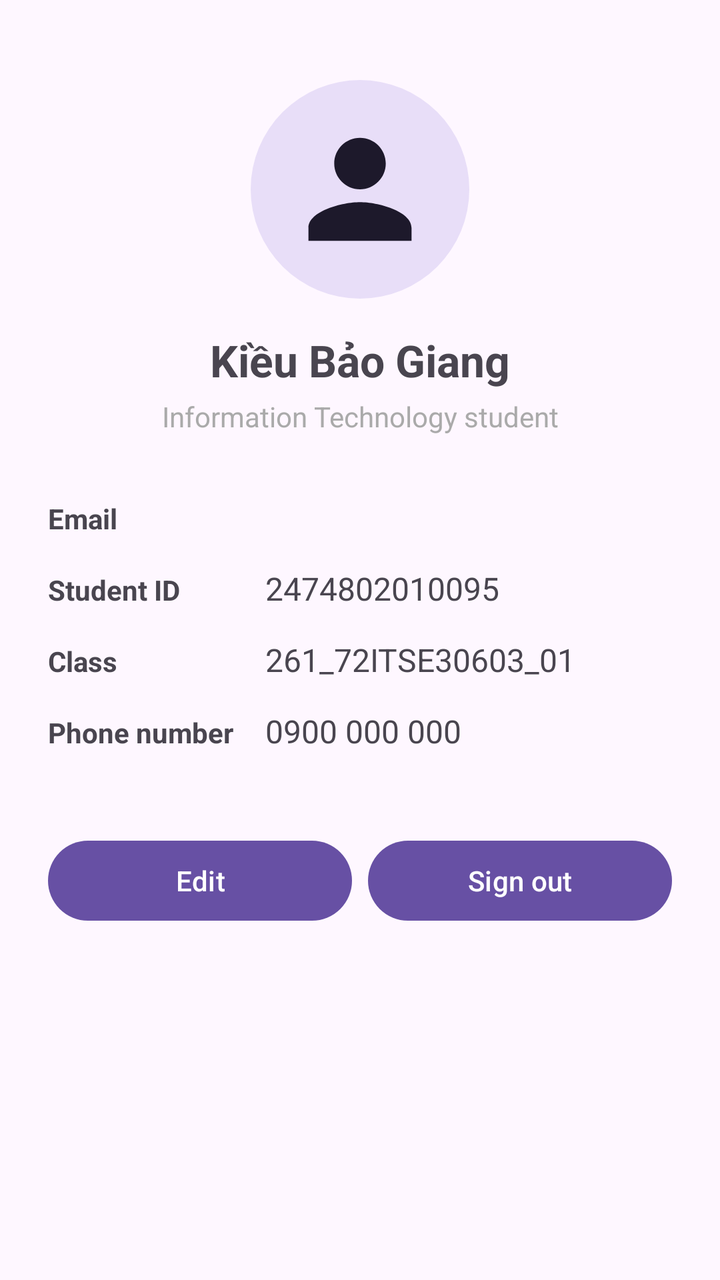
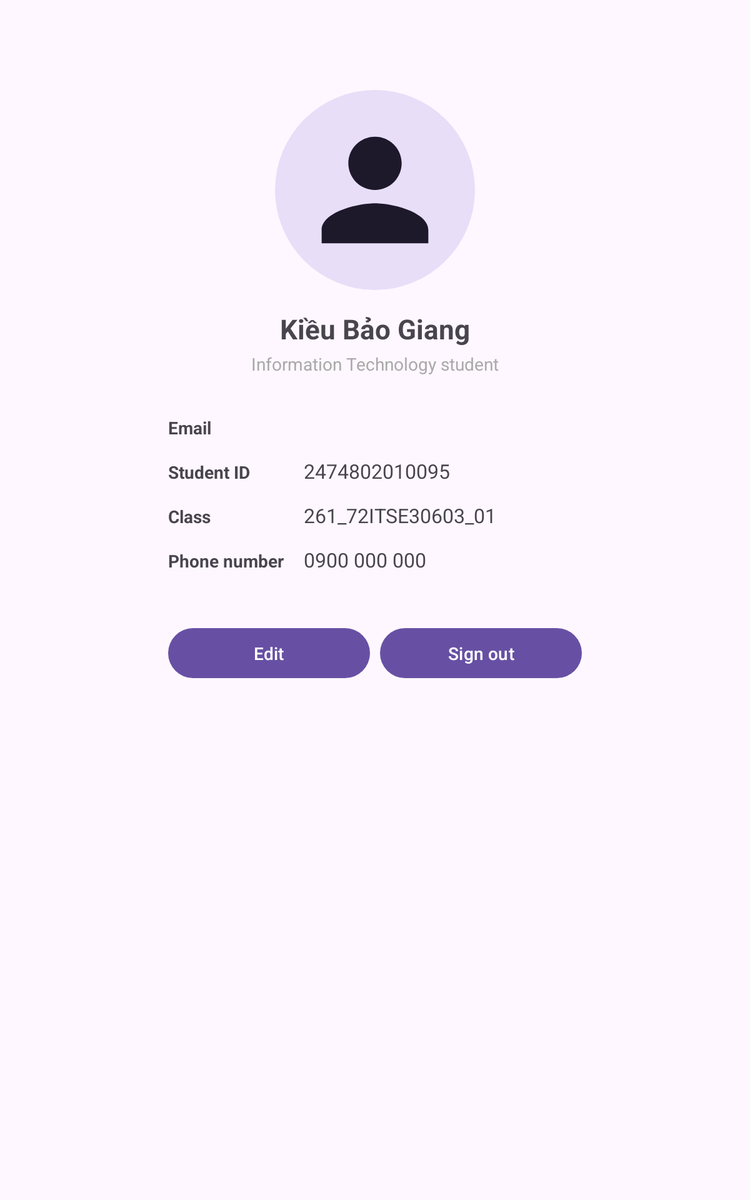

Compare how this app lays out the same screen by default and in its alternative resource folder. The renders come first, then the two layout files and the values they reference.
<!-- AndroidManifest.xml: application theme Theme.Lab2_Layout_ViewBinding -->
<!-- res/layout/activity_profile.xml -->
<?xml version="1.0" encoding="utf-8"?>
<ScrollView xmlns:android="http://schemas.android.com/apk/res/android"
    xmlns:app="http://schemas.android.com/apk/res-auto"
    android:layout_width="match_parent"
    android:layout_height="match_parent"
    android:fillViewport="true">

    <androidx.constraintlayout.widget.ConstraintLayout
        android:layout_width="match_parent"
        android:layout_height="wrap_content"
        android:padding="24dp">

        <com.google.android.material.imageview.ShapeableImageView
            android:id="@+id/imgAvatar"
            android:layout_width="0dp"
            android:layout_height="0dp"
            android:layout_marginTop="16dp"
            android:background="?attr/colorSecondaryContainer"
            android:contentDescription="@string/avatar_desc"
            android:src="@drawable/ic_avatar"
            app:contentPadding="16dp"
            app:layout_constraintDimensionRatio="H,1:1"
            app:layout_constraintEnd_toEndOf="parent"
            app:layout_constraintStart_toStartOf="parent"
            app:layout_constraintTop_toTopOf="parent"
            app:layout_constraintWidth_percent="0.35"
            app:shapeAppearanceOverlay="@style/ShapeAppearance.Lab2.Circle" />

        <TextView
            android:id="@+id/tvFullName"
            android:layout_width="wrap_content"
            android:layout_height="wrap_content"
            android:layout_marginTop="16dp"
            android:text="@string/profile_name"
            android:textSize="22sp"
            android:textStyle="bold"
            app:layout_constraintEnd_toEndOf="parent"
            app:layout_constraintStart_toStartOf="parent"
            app:layout_constraintTop_toBottomOf="@id/imgAvatar" />

        <TextView
            android:id="@+id/tvRole"
            android:layout_width="wrap_content"
            android:layout_height="wrap_content"
            android:layout_marginTop="4dp"
            android:text="@string/profile_role"
            android:textColor="@android:color/darker_gray"
            android:textSize="14sp"
            app:layout_constraintEnd_toEndOf="parent"
            app:layout_constraintStart_toStartOf="parent"
            app:layout_constraintTop_toBottomOf="@id/tvFullName" />

        
        <androidx.constraintlayout.widget.Barrier
            android:id="@+id/barrierLabel"
            android:layout_width="wrap_content"
            android:layout_height="wrap_content"
            app:barrierDirection="end"
            app:constraint_referenced_ids="tvLabelEmail,tvLabelMssv,tvLabelClass,tvLabelPhone" />

        
        <TextView
            android:id="@+id/tvLabelEmail"
            android:layout_width="wrap_content"
            android:layout_height="wrap_content"
            android:layout_marginTop="32dp"
            android:text="@string/label_email"
            android:textStyle="bold"
            app:layout_constraintStart_toStartOf="parent"
            app:layout_constraintTop_toBottomOf="@id/tvRole" />

        <TextView
            android:id="@+id/tvValueEmail"
            android:layout_width="0dp"
            android:layout_height="wrap_content"
            android:layout_marginStart="16dp"
            android:textSize="16sp"
            app:layout_constraintBaseline_toBaselineOf="@id/tvLabelEmail"
            app:layout_constraintEnd_toEndOf="parent"
            app:layout_constraintStart_toEndOf="@id/barrierLabel" />

        
        <TextView
            android:id="@+id/tvLabelMssv"
            android:layout_width="wrap_content"
            android:layout_height="wrap_content"
            android:layout_marginTop="16dp"
            android:text="@string/label_mssv"
            android:textStyle="bold"
            app:layout_constraintStart_toStartOf="parent"
            app:layout_constraintTop_toBottomOf="@id/tvValueEmail" />

        <TextView
            android:id="@+id/tvValueMssv"
            android:layout_width="0dp"
            android:layout_height="wrap_content"
            android:layout_marginStart="16dp"
            android:text="@string/value_mssv"
            android:textSize="16sp"
            app:layout_constraintBaseline_toBaselineOf="@id/tvLabelMssv"
            app:layout_constraintEnd_toEndOf="parent"
            app:layout_constraintStart_toEndOf="@id/barrierLabel" />

        
        <TextView
            android:id="@+id/tvLabelClass"
            android:layout_width="wrap_content"
            android:layout_height="wrap_content"
            android:layout_marginTop="16dp"
            android:text="@string/label_class"
            android:textStyle="bold"
            app:layout_constraintStart_toStartOf="parent"
            app:layout_constraintTop_toBottomOf="@id/tvValueMssv" />

        <TextView
            android:id="@+id/tvValueClass"
            android:layout_width="0dp"
            android:layout_height="wrap_content"
            android:layout_marginStart="16dp"
            android:text="@string/value_class"
            android:textSize="16sp"
            app:layout_constraintBaseline_toBaselineOf="@id/tvLabelClass"
            app:layout_constraintEnd_toEndOf="parent"
            app:layout_constraintStart_toEndOf="@id/barrierLabel" />

        
        <TextView
            android:id="@+id/tvLabelPhone"
            android:layout_width="wrap_content"
            android:layout_height="wrap_content"
            android:layout_marginTop="16dp"
            android:text="@string/label_phone"
            android:textStyle="bold"
            app:layout_constraintStart_toStartOf="parent"
            app:layout_constraintTop_toBottomOf="@id/tvValueClass" />

        <TextView
            android:id="@+id/tvValuePhone"
            android:layout_width="0dp"
            android:layout_height="wrap_content"
            android:layout_marginStart="16dp"
            android:text="@string/value_phone"
            android:textSize="16sp"
            app:layout_constraintBaseline_toBaselineOf="@id/tvLabelPhone"
            app:layout_constraintEnd_toEndOf="parent"
            app:layout_constraintStart_toEndOf="@id/barrierLabel" />

        
        <Button
            android:id="@+id/btnEdit"
            android:layout_width="0dp"
            android:layout_height="wrap_content"
            android:layout_marginTop="40dp"
            android:layout_marginEnd="8dp"
            android:text="@string/btn_edit"
            app:layout_constraintEnd_toStartOf="@id/btnLogout"
            app:layout_constraintHorizontal_chainStyle="spread"
            app:layout_constraintHorizontal_weight="1"
            app:layout_constraintStart_toStartOf="parent"
            app:layout_constraintTop_toBottomOf="@id/tvValuePhone" />

        <Button
            android:id="@+id/btnLogout"
            android:layout_width="0dp"
            android:layout_height="wrap_content"
            android:text="@string/btn_logout"
            app:layout_constraintEnd_toEndOf="parent"
            app:layout_constraintHorizontal_weight="1"
            app:layout_constraintStart_toEndOf="@id/btnEdit"
            app:layout_constraintTop_toTopOf="@id/btnEdit" />

    </androidx.constraintlayout.widget.ConstraintLayout>
</ScrollView>
<!-- resources referenced by this layout -->
<resources>
  <!-- drawable ic_avatar (drawable) -->
  <?xml version="1.0" encoding="utf-8"?>
  <vector xmlns:android="http://schemas.android.com/apk/res/android"
      android:width="24dp"
      android:height="24dp"
      android:tint="?attr/colorOnSecondaryContainer"
      android:viewportWidth="24"
      android:viewportHeight="24">
      <path
          android:fillColor="@android:color/white"
          android:pathData="M12,12c2.21,0 4,-1.79 4,-4s-1.79,-4 -4,-4 -4,1.79 -4,4 1.79,4 4,4zM12,14c-2.67,0 -8,1.34 -8,4v2h16v-2c0,-2.66 -5.33,-4 -8,-4z" />
  </vector>
  <string name="avatar_desc">Profile picture</string>
  <string name="btn_edit">Edit</string>
  <string name="btn_logout">Sign out</string>
  <string name="label_class">Class</string>
  <string name="label_email">Email</string>
  <string name="label_mssv">Student ID</string>
  <string name="label_phone">Phone number</string>
  <string name="profile_name" translatable="false">Kiều Bảo Giang</string>
  <string name="profile_role">Information Technology student</string>
  <string name="value_class" translatable="false">261_72ITSE30603_01</string>
  <string name="value_mssv" translatable="false">2474802010095</string>
  <string name="value_phone" translatable="false">0900 000 000</string>
  <style name="ShapeAppearance.Lab2.Circle" parent="">
          <item name="cornerFamily">rounded</item>
          <item name="cornerSize">50%</item>
      </style>
  <style name="Theme.Lab2_Layout_ViewBinding" parent="Base.Theme.Lab2_Layout_ViewBinding" />
  <style name="Base.Theme.Lab2_Layout_ViewBinding" parent="Theme.Material3.DayNight.NoActionBar">
          
      </style>
</resources>
<!-- res/layout-sw600dp/activity_profile.xml (the repository's variant of the layout above) -->
<!-- drawn on a 7-inch tablet held upright -->
<?xml version="1.0" encoding="utf-8"?>
<ScrollView xmlns:android="http://schemas.android.com/apk/res/android"
    xmlns:app="http://schemas.android.com/apk/res-auto"
    android:layout_width="match_parent"
    android:layout_height="match_parent"
    android:fillViewport="true">

    <androidx.constraintlayout.widget.ConstraintLayout
        android:layout_width="match_parent"
        android:layout_height="wrap_content"
        android:padding="24dp">

        <androidx.constraintlayout.widget.Guideline
            android:id="@+id/guideStart"
            android:layout_width="wrap_content"
            android:layout_height="wrap_content"
            android:orientation="vertical"
            app:layout_constraintGuide_percent="0.2" />

        <androidx.constraintlayout.widget.Guideline
            android:id="@+id/guideEnd"
            android:layout_width="wrap_content"
            android:layout_height="wrap_content"
            android:orientation="vertical"
            app:layout_constraintGuide_percent="0.8" />

        <com.google.android.material.imageview.ShapeableImageView
            android:id="@+id/imgAvatar"
            android:layout_width="160dp"
            android:layout_height="0dp"
            android:layout_marginTop="48dp"
            android:background="?attr/colorSecondaryContainer"
            android:contentDescription="@string/avatar_desc"
            android:src="@drawable/ic_avatar"
            app:contentPadding="16dp"
            app:layout_constraintDimensionRatio="1:1"
            app:layout_constraintEnd_toEndOf="parent"
            app:layout_constraintStart_toStartOf="parent"
            app:layout_constraintTop_toTopOf="parent"
            app:shapeAppearanceOverlay="@style/ShapeAppearance.Lab2.Circle" />

        <TextView
            android:id="@+id/tvFullName"
            android:layout_width="wrap_content"
            android:layout_height="wrap_content"
            android:layout_marginTop="16dp"
            android:text="@string/profile_name"
            android:textSize="22sp"
            android:textStyle="bold"
            app:layout_constraintEnd_toEndOf="parent"
            app:layout_constraintStart_toStartOf="parent"
            app:layout_constraintTop_toBottomOf="@id/imgAvatar" />

        <TextView
            android:id="@+id/tvRole"
            android:layout_width="wrap_content"
            android:layout_height="wrap_content"
            android:layout_marginTop="4dp"
            android:text="@string/profile_role"
            android:textColor="@android:color/darker_gray"
            android:textSize="14sp"
            app:layout_constraintEnd_toEndOf="parent"
            app:layout_constraintStart_toStartOf="parent"
            app:layout_constraintTop_toBottomOf="@id/tvFullName" />

        
        <androidx.constraintlayout.widget.Barrier
            android:id="@+id/barrierLabel"
            android:layout_width="wrap_content"
            android:layout_height="wrap_content"
            app:barrierDirection="end"
            app:constraint_referenced_ids="tvLabelEmail,tvLabelMssv,tvLabelClass,tvLabelPhone" />

        
        <TextView
            android:id="@+id/tvLabelEmail"
            android:layout_width="wrap_content"
            android:layout_height="wrap_content"
            android:layout_marginTop="32dp"
            android:text="@string/label_email"
            android:textStyle="bold"
            app:layout_constraintStart_toStartOf="@id/guideStart"
            app:layout_constraintTop_toBottomOf="@id/tvRole" />

        <TextView
            android:id="@+id/tvValueEmail"
            android:layout_width="0dp"
            android:layout_height="wrap_content"
            android:layout_marginStart="16dp"
            android:textSize="16sp"
            app:layout_constraintBaseline_toBaselineOf="@id/tvLabelEmail"
            app:layout_constraintEnd_toEndOf="@id/guideEnd"
            app:layout_constraintStart_toEndOf="@id/barrierLabel" />

        
        <TextView
            android:id="@+id/tvLabelMssv"
            android:layout_width="wrap_content"
            android:layout_height="wrap_content"
            android:layout_marginTop="16dp"
            android:text="@string/label_mssv"
            android:textStyle="bold"
            app:layout_constraintStart_toStartOf="@id/guideStart"
            app:layout_constraintTop_toBottomOf="@id/tvValueEmail" />

        <TextView
            android:id="@+id/tvValueMssv"
            android:layout_width="0dp"
            android:layout_height="wrap_content"
            android:layout_marginStart="16dp"
            android:text="@string/value_mssv"
            android:textSize="16sp"
            app:layout_constraintBaseline_toBaselineOf="@id/tvLabelMssv"
            app:layout_constraintEnd_toEndOf="@id/guideEnd"
            app:layout_constraintStart_toEndOf="@id/barrierLabel" />

        
        <TextView
            android:id="@+id/tvLabelClass"
            android:layout_width="wrap_content"
            android:layout_height="wrap_content"
            android:layout_marginTop="16dp"
            android:text="@string/label_class"
            android:textStyle="bold"
            app:layout_constraintStart_toStartOf="@id/guideStart"
            app:layout_constraintTop_toBottomOf="@id/tvValueMssv" />

        <TextView
            android:id="@+id/tvValueClass"
            android:layout_width="0dp"
            android:layout_height="wrap_content"
            android:layout_marginStart="16dp"
            android:text="@string/value_class"
            android:textSize="16sp"
            app:layout_constraintBaseline_toBaselineOf="@id/tvLabelClass"
            app:layout_constraintEnd_toEndOf="@id/guideEnd"
            app:layout_constraintStart_toEndOf="@id/barrierLabel" />

        
        <TextView
            android:id="@+id/tvLabelPhone"
            android:layout_width="wrap_content"
            android:layout_height="wrap_content"
            android:layout_marginTop="16dp"
            android:text="@string/label_phone"
            android:textStyle="bold"
            app:layout_constraintStart_toStartOf="@id/guideStart"
            app:layout_constraintTop_toBottomOf="@id/tvValueClass" />

        <TextView
            android:id="@+id/tvValuePhone"
            android:layout_width="0dp"
            android:layout_height="wrap_content"
            android:layout_marginStart="16dp"
            android:text="@string/value_phone"
            android:textSize="16sp"
            app:layout_constraintBaseline_toBaselineOf="@id/tvLabelPhone"
            app:layout_constraintEnd_toEndOf="@id/guideEnd"
            app:layout_constraintStart_toEndOf="@id/barrierLabel" />

        
        <Button
            android:id="@+id/btnEdit"
            android:layout_width="0dp"
            android:layout_height="wrap_content"
            android:layout_marginTop="40dp"
            android:layout_marginEnd="8dp"
            android:text="@string/btn_edit"
            app:layout_constraintEnd_toStartOf="@id/btnLogout"
            app:layout_constraintHorizontal_chainStyle="spread"
            app:layout_constraintHorizontal_weight="1"
            app:layout_constraintStart_toStartOf="@id/guideStart"
            app:layout_constraintTop_toBottomOf="@id/tvValuePhone" />

        <Button
            android:id="@+id/btnLogout"
            android:layout_width="0dp"
            android:layout_height="wrap_content"
            android:text="@string/btn_logout"
            app:layout_constraintEnd_toEndOf="@id/guideEnd"
            app:layout_constraintHorizontal_weight="1"
            app:layout_constraintStart_toEndOf="@id/btnEdit"
            app:layout_constraintTop_toTopOf="@id/btnEdit" />

    </androidx.constraintlayout.widget.ConstraintLayout>
</ScrollView>
